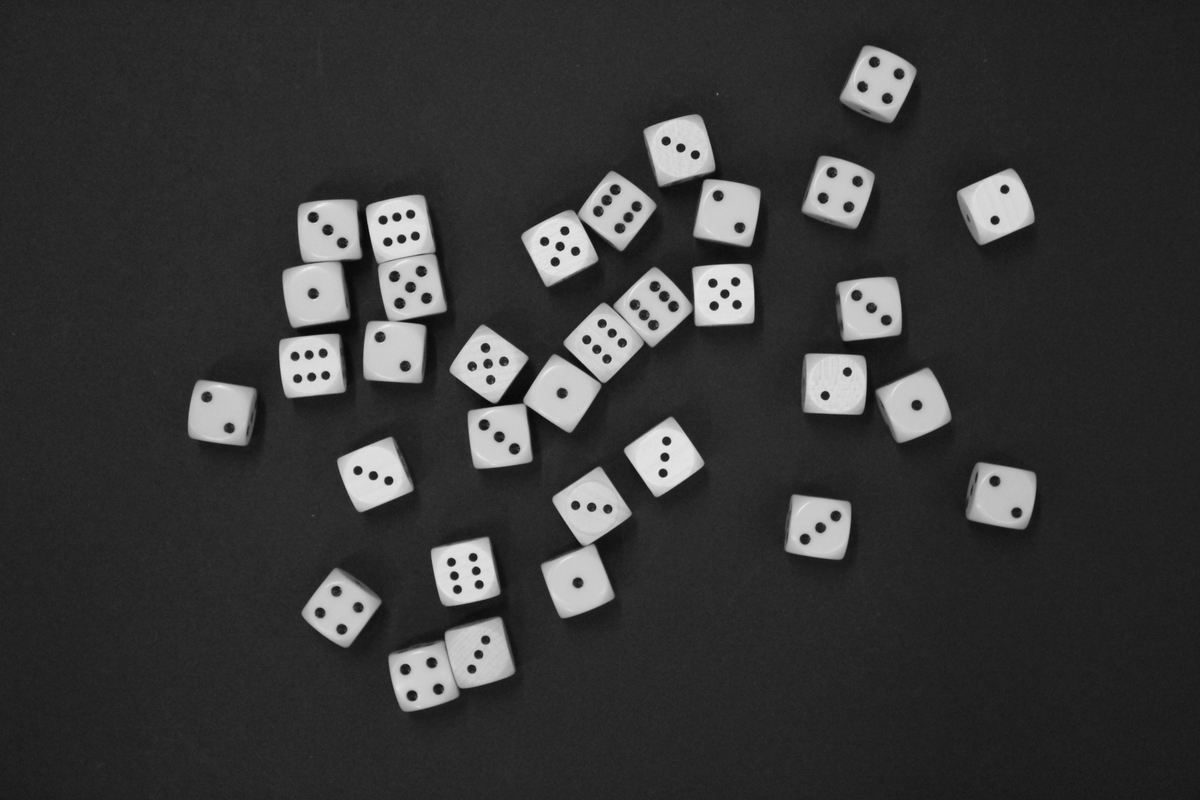
#> input picture images/imageA01.jpg, 1200 x 800 px; its folder holds 4 pictures in this run
$ python DiceDetect.py
#> lines starting #> are read from the running program, lines starting #| are printed output that depends on the picture; after the words box and inside, x2 and y2 are one past the last pixel; in counts of white or black regions, pixels touching at a corner belong together
#------------------------------------------------------------------------
# __author__ = "Atif Anwer"
# __version__ = "1.0.0"
# __email__ = "contact@atifanwer.xyz"
#
# Command line arguments:
# -p : image path (optional)
# -t : threshold value (optional)
#
# **** Uses python 3.4 ***
#------------------------------------------------------------------------

import numpy as np
import argparse
import cv2
from os import listdir
from PIL import Image as all_Images
import glob
import pdb

#------------------------------------------
# Read all images in the folder
 # args: "path" = path to folder
#------------------------------------------
def read_images_in_folder(path):
#> called with path = './images/'
	image_stack = []
	# build path string, sort by name
	for img in sorted(glob.glob(path+'*.jpg')):
		image_stack.append(cv2.imread(img))
	return image_stack


#------------------------------------------
# Main Loop
 # args: "path" = path to folder (optional)
 #	 "threshold"  = threshold value for greyscale (optional)
#------------------------------------------
ap = argparse.ArgumentParser()
ap.add_argument( "-p", "--path", default = "./images/", help = "Path to the image")
ap.add_argument("-t", "--threshold", type = int, default = 100, help = "Enter threshold value")
args = vars(ap.parse_args())

image_stack = read_images_in_folder(args["path"])
#> image_stack = 3 items
print("\nNo of images in folder: {0}".format(len(image_stack)))
#| No of images in folder: 3

# image name index
q=0

# looping through images
for image in image_stack:
	# convert to grayscale
	grey = cv2.cvtColor(image, cv2.COLOR_BGR2GRAY)

	# NOTE: kernel values iterations
	# kernel of 2x2 : maximum dots , mixes close together dice
	# kernel 3x3 : splits dice, lower no of dots
	# kernel 5x5 :  more dice, less dots
	kernel1 = np.ones((4,4), np.uint8)	# for dice
	kernel2 = np.ones((2,2), np.uint8)	# for dots
	# process the image for a mask
	grey = cv2.erode(grey, kernel1, iterations=1)
	grey = cv2.dilate(grey, kernel2, iterations=1)
	# grey = cv2.blur(grey, (3,3))


	#----------------------------------------------------------------------------
	# Threshold and crop  and draw image to segment the dice
	methods = [
		("THRESH_BINARY", cv2.THRESH_BINARY)
		#("THRESH_BINARY_INV", cv2.THRESH_BINARY_INV)
		]
	for (threshName, threshMethod) in methods:
		(T, threshImage) = cv2.threshold(grey, args["threshold"], 255, threshMethod)
		# [8 lines of commented-out code are left out]
	masked = cv2.bitwise_and(grey, grey, mask = threshImage)

	# find contours
	(contours,hierachy) = cv2.findContours(masked.copy(), cv2.RETR_EXTERNAL, cv2.CHAIN_APPROX_SIMPLE)
	print ("\nNo. of dice detected ={}".format(len(contours)))

	# draw the contours on top of the original image and display
	dice = image.copy()
	cv2.drawContours(dice, contours, -1, (255, 0, 0), 2)
	# # Debug display
	# cv2.namedWindow("Contours",cv2.WINDOW_NORMAL)
	# cv2.resizeWindow("Contours", 600,600)
	# cv2.imshow("Contours", dice)
	# cv2.waitKey(0)
	# print ("Cropping individual dice for processing...")

	#----------------------------------------------------------------------------
	# Go over all contours found, remove everything else
	# and find the dots in the current contour
	for index in contours:

		# create blank mask every loop
		negative_mask = np.ones(threshImage.shape[:2], dtype="uint8") * 255
		cv2.drawContours(negative_mask, [index], -1, 0, -1)
		inv = cv2.bitwise_not(negative_mask)
		cropped = cv2.bitwise_and(threshImage, threshImage, mask=inv )
		cropped= cv2.erode(cropped, kernel2, iterations=1)

		# [7 lines of commented-out code are left out]
		im_floodfill = cropped.copy()

		h, w = cropped.shape[:2]
		mask = np.zeros((h+2, w+2), np.uint8)
		# Floodfill from point (0, 0)
		cv2.floodFill(im_floodfill, mask, (0,0), 255);
		im_floodfill_inv = cv2.bitwise_not(im_floodfill)
		# # Debug display
		# cv2.namedWindow ("dice",cv2.WINDOW_NORMAL)
		# cv2.resizeWindow("dice", 600,600)
		# cv2.imshow("dice", im_floodfill_inv)
		# cv2.waitKey(0)

		#----------------------------------------------------------------------------
		# Finding contours in dice
		# cv2.CHAIN_APPROX_NONE returns more dots
		# cv2.CHAIN_APPROX_SIMPLE returns lesser dots
		(faceValue, _) = cv2.findContours(im_floodfill_inv, cv2.RETR_LIST, cv2.CHAIN_APPROX_NONE)
		dice_value = len(faceValue)

		for index2 in faceValue:
			# finding bounding rectangle for each contour
			(x2,y2),r2 = cv2.minEnclosingCircle(index2)
			M = cv2.moments(index2)
			cX = int(M["m10"] / M["m00"])
			cY = int(M["m01"] / M["m00"])

			# Draw x on the detected dot
			# breakpoint()
			cv2.putText(dice, "x", (int( int(x2)-int(r2/2) ),int( int(y2)+int(r2/2) )),
				cv2.FONT_HERSHEY_SIMPLEX, 0.5, (0, 0, 255), 2)

		# Finding the bounding circle and its center to place text
		(x1,y1),r1 = cv2.minEnclosingCircle(index)
		# Text position is offset by half radius to center the text on the dots
		cv2.putText(dice, str(dice_value), (int(int(x1)-int(r1/2) ),int(int(y1)+int(r1)/2)),
			cv2.FONT_HERSHEY_SIMPLEX, 1.6, (0, 255, 0), 4)
		cv2.namedWindow("Detected Face Value",cv2.WINDOW_NORMAL)
		cv2.resizeWindow("Detected Face Value", 600,600)
		cv2.imshow("Detected Face Value", dice)

	# Write the final image
	q+=1
	cv2.imwrite('ResultA0'+str(q)+'.jpeg', dice)

	cv2.waitKey(0)
#> this loop made 3 passes
#| No. of dice detected =27
#| No. of dice detected =27
#| No. of dice detected =25
#> pass 1, `masked = cv2.bitwise_and(grey, grey, mask = threshImage)`:
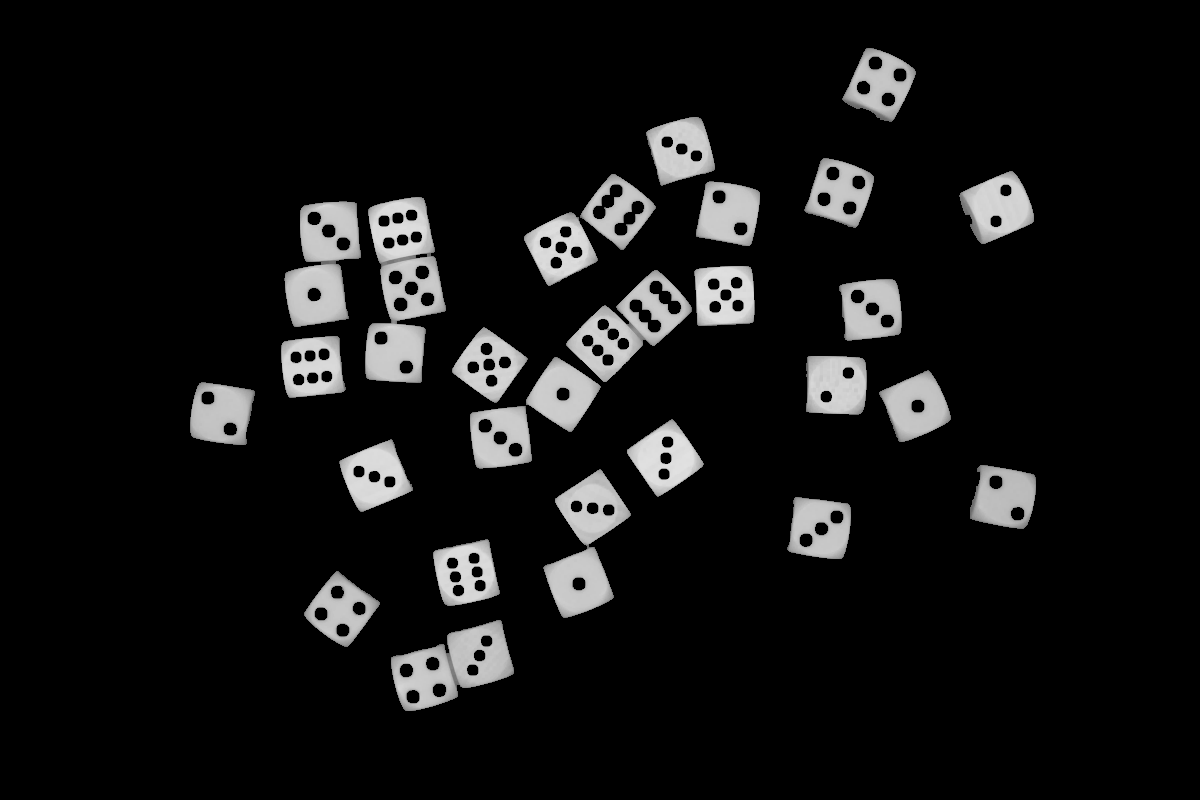
#> masked: shape (800, 1200); min 0, max 225, mean 19.1
#> after the loop:
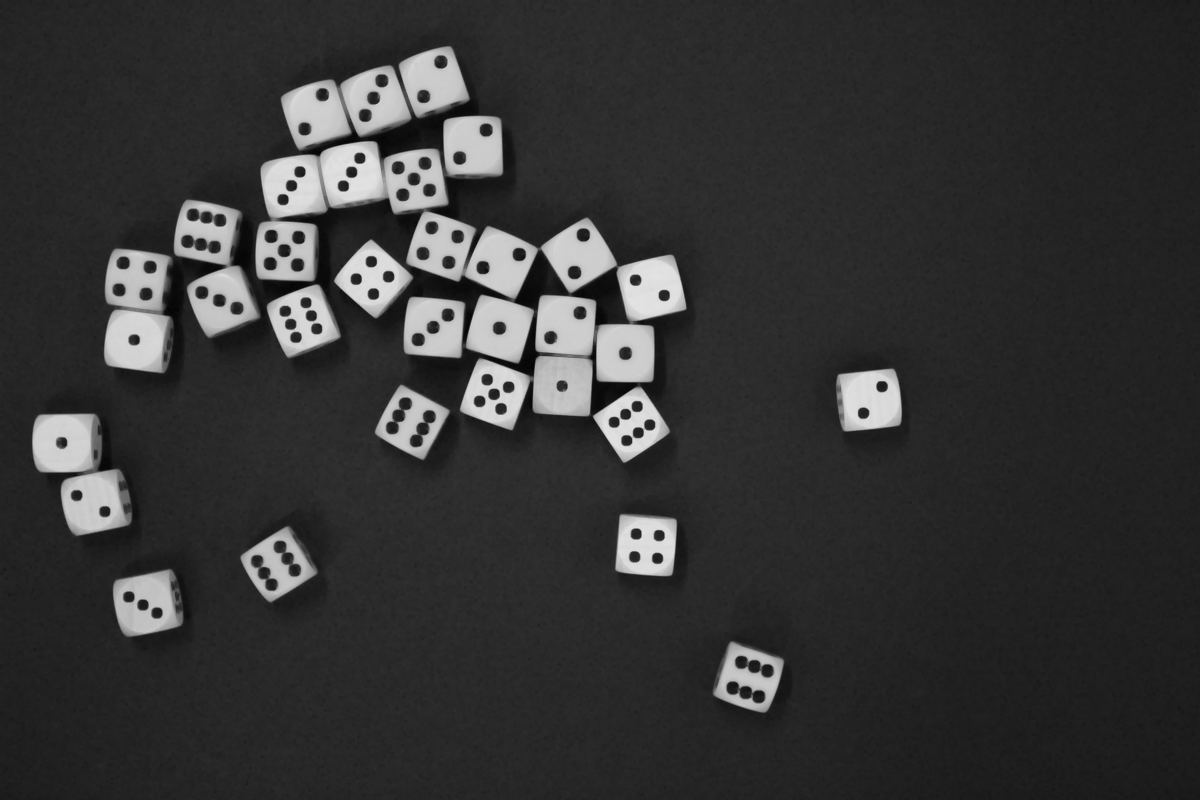
#> grey: shape (800, 1200); min 4, max 228, mean 53.4
#> after the loop:
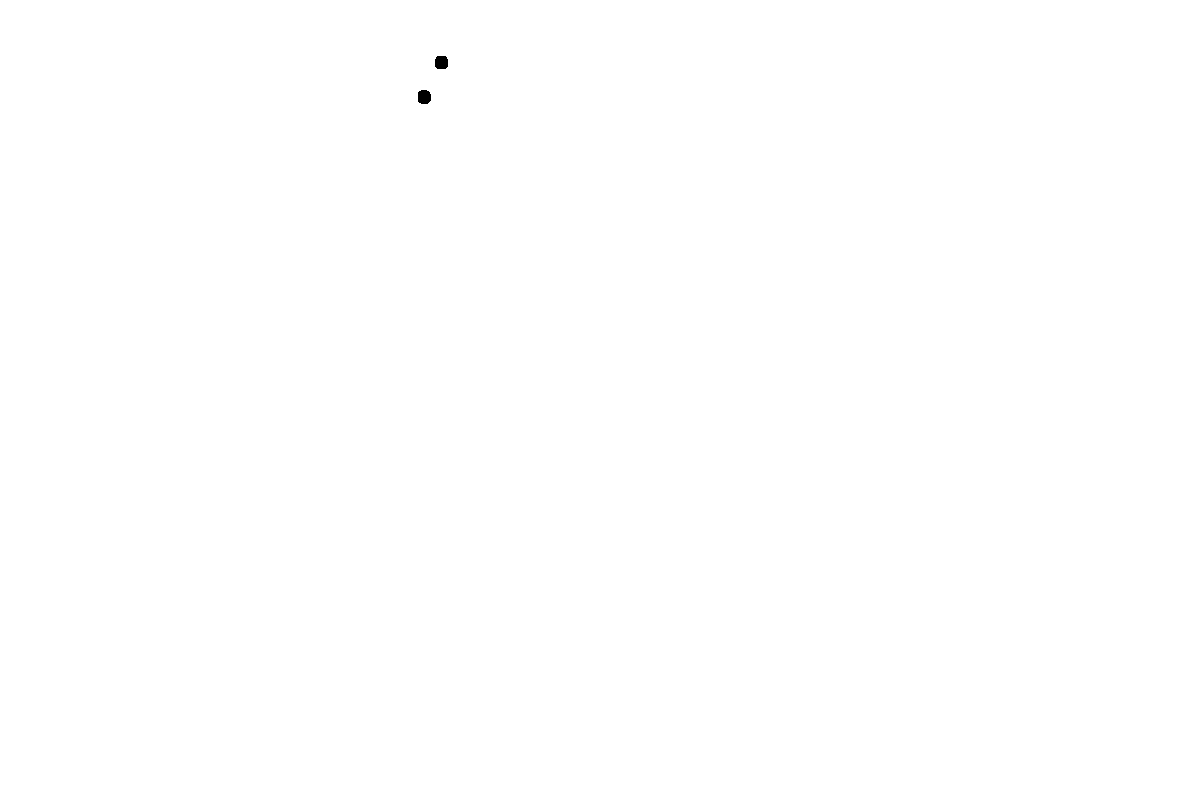
#> im_floodfill: shape (800, 1200); 100% white; 2 black regions, box (x1, y1, x2, y2) and area: (418, 90, 431, 104) 160, (435, 56, 448, 69) 155
#> after the loop: negative_mask: shape (800, 1200); 99.7% white; 1 black region, box (x1, y1, x2, y2) and area: (399, 46, 469, 117) 3332
#> after the loop:
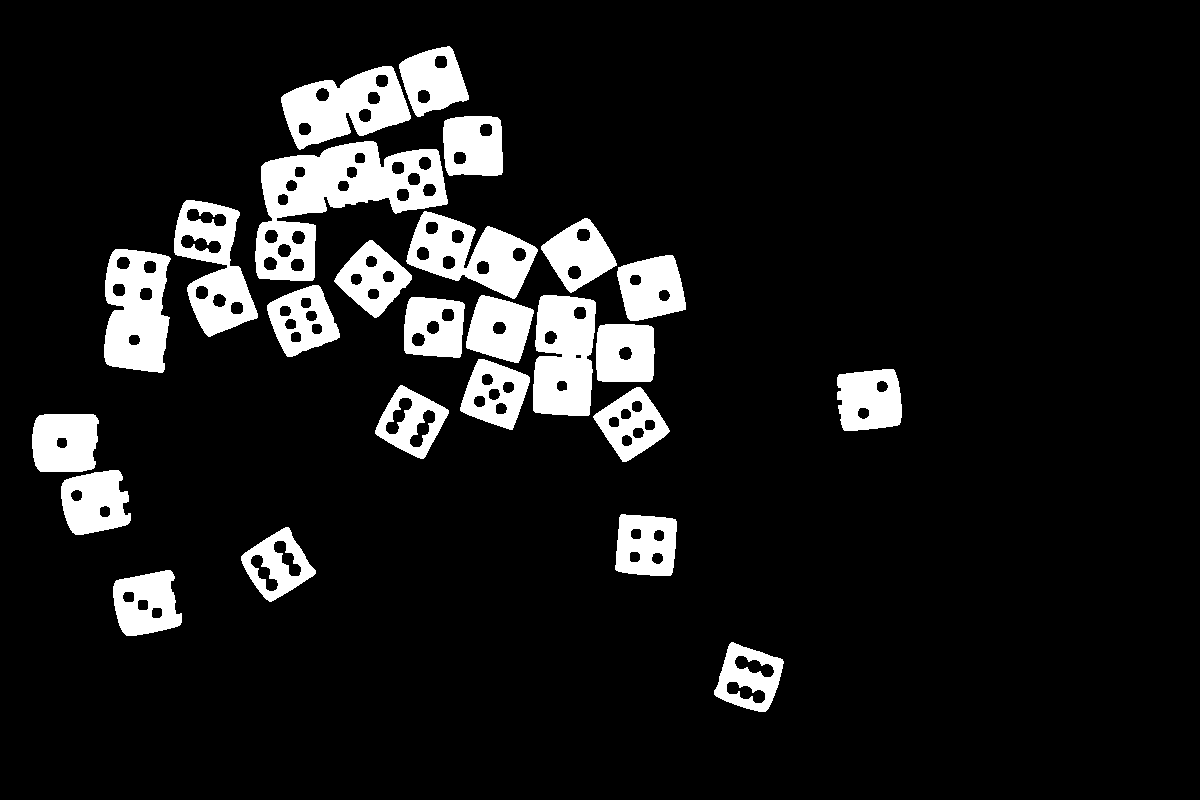
#> threshImage: shape (800, 1200); 10.3% white; 25 white regions, largest, box (x1, y1, x2, y2) and area: (255, 141, 448, 281) 11898, (533, 295, 596, 416) 6334, (104, 249, 171, 373) 6278
#> after the loop, q = 3
cv2.destroyAllWindows()
#----------------------------------------------------------------------------
